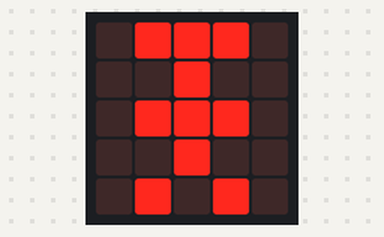
Recording of a program running on a simulated BBC micro:bit (MakeCode). On the bench: the board's 5×5 LED display.

Above: at 0.1 s.
At 1.5 s:
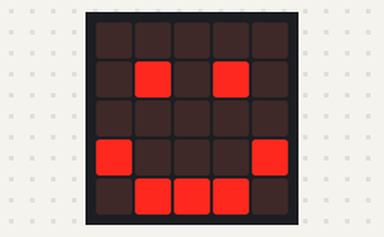
At 4.1 s:
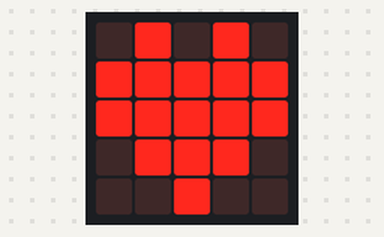
At 5.7 s:
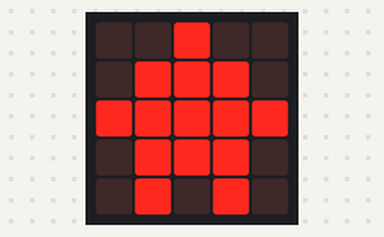
At 8.3 s:
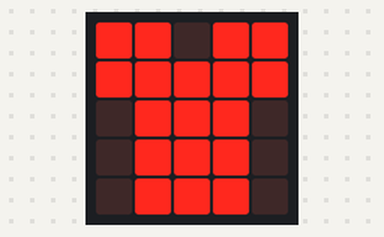

The program:

main.ts
```typescript
loops.everyInterval(1000, function () {

})
basic.forever(function () {
    basic.showLeds(`
        . # # # .
        . . # . .
        . # # # .
        . . # . .
        . # . # .
        `)
    basic.pause(1000)
    basic.showIcon(IconNames.Happy)
    basic.pause(2000)
    basic.showIcon(IconNames.Heart)
    basic.pause(1000)
    basic.showIcon(IconNames.House)
    basic.pause(2000)
    basic.showIcon(IconNames.TShirt)
})
```

test.ts
```typescript
// aquí va el archivo "tests"; esto no se compilará cuando este paquete se utilice como una extensión.
```

Measured:
- by itself, everything shown: repeats every 8.8 s, in 5 steps
- what the display in image 1 shows lasts 2.6 s, from 1.4 s to 4.0 s
- what the display in image 2 shows lasts 1.6 s, from 4.0 s to 5.6 s
- what the display in image 4 shows lasts 0.6 s, from 8.2 s to 8.8 s
